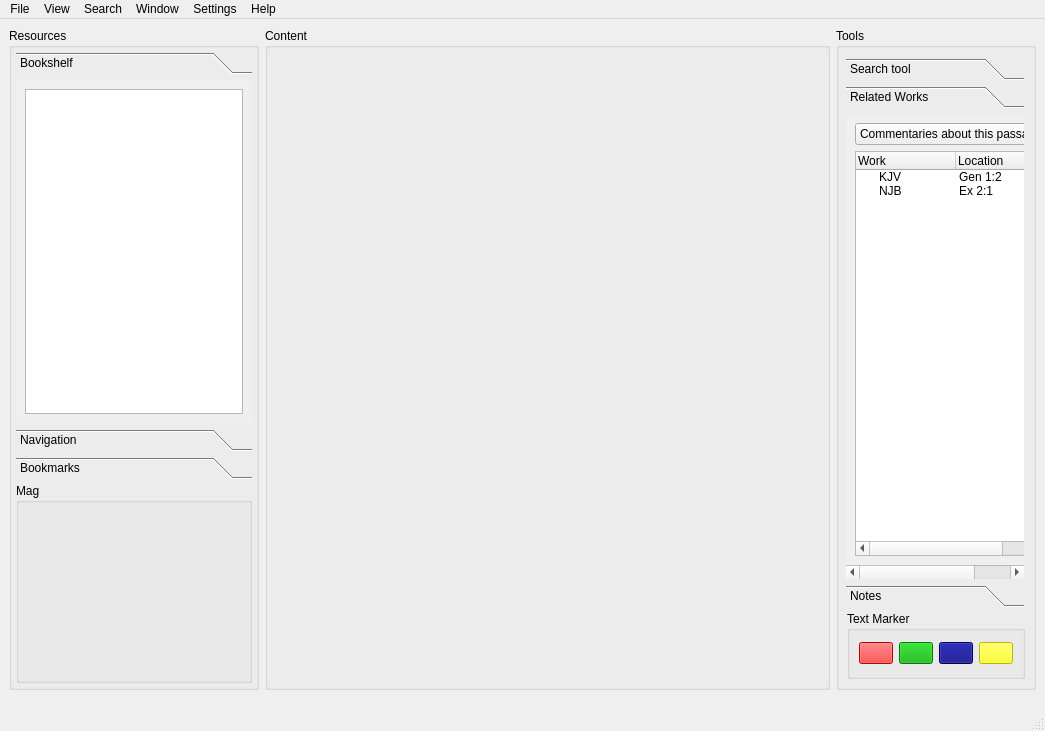
<ui version="4.0" >
 <author>BibleTime2 concept study</author>
 <comment></comment>
 <exportmacro></exportmacro>
 <class>MainWindow</class>
 <widget class="QMainWindow" name="MainWindow" >
  <property name="geometry" >
   <rect>
    <x>0</x>
    <y>0</y>
    <width>1045</width>
    <height>731</height>
   </rect>
  </property>
  <property name="windowTitle" >
   <string>BibleTime2 concept study</string>
  </property>
  <widget class="QWidget" name="centralwidget" >
   <widget class="QGroupBox" name="Resources" >
    <property name="geometry" >
     <rect>
      <x>9</x>
      <y>9</y>
      <width>250</width>
      <height>662</height>
     </rect>
    </property>
    <property name="sizePolicy" >
     <sizepolicy>
      <hsizetype>0</hsizetype>
      <vsizetype>5</vsizetype>
      <horstretch>0</horstretch>
      <verstretch>0</verstretch>
     </sizepolicy>
    </property>
    <property name="minimumSize" >
     <size>
      <width>200</width>
      <height>16</height>
     </size>
    </property>
    <property name="maximumSize" >
     <size>
      <width>250</width>
      <height>16777215</height>
     </size>
    </property>
    <property name="title" >
     <string>Resources</string>
    </property>
    <layout class="QVBoxLayout" >
     <property name="margin" >
      <number>4</number>
     </property>
     <property name="spacing" >
      <number>4</number>
     </property>
     <item>
      <widget class="QToolBox" name="toolBox" >
       <property name="currentIndex" >
        <number>0</number>
       </property>
       <widget class="QWidget" name="page" >
        <property name="geometry" >
         <rect>
          <x>0</x>
          <y>0</y>
          <width>220</width>
          <height>318</height>
         </rect>
        </property>
        <attribute name="label" >
         <string>Bookshelf</string>
        </attribute>
        <layout class="QVBoxLayout" >
         <property name="margin" >
          <number>9</number>
         </property>
         <property name="spacing" >
          <number>6</number>
         </property>
         <item>
          <widget class="QTreeView" name="treeView" />
         </item>
        </layout>
       </widget>
       <widget class="QWidget" name="page_3" >
        <attribute name="label" >
         <string>Navigation</string>
        </attribute>
        <layout class="QVBoxLayout" >
         <property name="margin" >
          <number>9</number>
         </property>
         <property name="spacing" >
          <number>6</number>
         </property>
         <item>
          <widget class="QListView" name="listView_2" />
         </item>
        </layout>
       </widget>
       <widget class="QWidget" name="page_2" >
        <property name="geometry" >
         <rect>
          <x>0</x>
          <y>0</y>
          <width>274</width>
          <height>284</height>
         </rect>
        </property>
        <attribute name="label" >
         <string>Bookmarks</string>
        </attribute>
        <layout class="QVBoxLayout" >
         <property name="margin" >
          <number>9</number>
         </property>
         <property name="spacing" >
          <number>6</number>
         </property>
         <item>
          <widget class="QListView" name="listView" />
         </item>
        </layout>
       </widget>
      </widget>
     </item>
     <item>
      <widget class="QGroupBox" name="groupBox" >
       <property name="sizePolicy" >
        <sizepolicy>
         <hsizetype>5</hsizetype>
         <vsizetype>0</vsizetype>
         <horstretch>0</horstretch>
         <verstretch>0</verstretch>
        </sizepolicy>
       </property>
       <property name="minimumSize" >
        <size>
         <width>16</width>
         <height>200</height>
        </size>
       </property>
       <property name="maximumSize" >
        <size>
         <width>16777215</width>
         <height>200</height>
        </size>
       </property>
       <property name="title" >
        <string>Mag</string>
       </property>
      </widget>
     </item>
    </layout>
   </widget>
   <widget class="QGroupBox" name="groupBox_2" >
    <property name="geometry" >
     <rect>
      <x>836</x>
      <y>9</y>
      <width>200</width>
      <height>662</height>
     </rect>
    </property>
    <property name="sizePolicy" >
     <sizepolicy>
      <hsizetype>0</hsizetype>
      <vsizetype>5</vsizetype>
      <horstretch>0</horstretch>
      <verstretch>0</verstretch>
     </sizepolicy>
    </property>
    <property name="minimumSize" >
     <size>
      <width>200</width>
      <height>16</height>
     </size>
    </property>
    <property name="maximumSize" >
     <size>
      <width>200</width>
      <height>16777215</height>
     </size>
    </property>
    <property name="title" >
     <string>Tools</string>
    </property>
    <widget class="QGroupBox" name="groupBox_4" >
     <property name="geometry" >
      <rect>
       <x>11</x>
       <y>583</y>
       <width>178</width>
       <height>68</height>
      </rect>
     </property>
     <property name="sizePolicy" >
      <sizepolicy>
       <hsizetype>5</hsizetype>
       <vsizetype>0</vsizetype>
       <horstretch>0</horstretch>
       <verstretch>0</verstretch>
      </sizepolicy>
     </property>
     <property name="minimumSize" >
      <size>
       <width>16</width>
       <height>50</height>
      </size>
     </property>
     <property name="title" >
      <string>Text Marker</string>
     </property>
     <layout class="QHBoxLayout" >
      <property name="margin" >
       <number>9</number>
      </property>
      <property name="spacing" >
       <number>6</number>
      </property>
      <item>
       <widget class="QPushButton" name="pushButton_2" >
        <property name="palette" >
         <palette>
          <active>
           <color>
            <red>0</red>
            <green>0</green>
            <blue>0</blue>
           </color>
           <color>
            <red>255</red>
            <green>0</green>
            <blue>0</blue>
           </color>
           <color>
            <red>255</red>
            <green>127</green>
            <blue>127</blue>
           </color>
           <color>
            <red>255</red>
            <green>63</green>
            <blue>63</blue>
           </color>
           <color>
            <red>127</red>
            <green>0</green>
            <blue>0</blue>
           </color>
           <color>
            <red>170</red>
            <green>0</green>
            <blue>0</blue>
           </color>
           <color>
            <red>0</red>
            <green>0</green>
            <blue>0</blue>
           </color>
           <color>
            <red>255</red>
            <green>255</green>
            <blue>255</blue>
           </color>
           <color>
            <red>0</red>
            <green>0</green>
            <blue>0</blue>
           </color>
           <color>
            <red>255</red>
            <green>255</green>
            <blue>255</blue>
           </color>
           <color>
            <red>255</red>
            <green>0</green>
            <blue>0</blue>
           </color>
           <color>
            <red>0</red>
            <green>0</green>
            <blue>0</blue>
           </color>
           <color>
            <red>103</red>
            <green>141</green>
            <blue>178</blue>
           </color>
           <color>
            <red>255</red>
            <green>255</green>
            <blue>255</blue>
           </color>
           <color>
            <red>0</red>
            <green>0</green>
            <blue>238</blue>
           </color>
           <color>
            <red>82</red>
            <green>24</green>
            <blue>139</blue>
           </color>
           <color>
            <red>255</red>
            <green>127</green>
            <blue>127</blue>
           </color>
          </active>
          <inactive>
           <color>
            <red>0</red>
            <green>0</green>
            <blue>0</blue>
           </color>
           <color>
            <red>255</red>
            <green>0</green>
            <blue>0</blue>
           </color>
           <color>
            <red>255</red>
            <green>127</green>
            <blue>127</blue>
           </color>
           <color>
            <red>255</red>
            <green>63</green>
            <blue>63</blue>
           </color>
           <color>
            <red>127</red>
            <green>0</green>
            <blue>0</blue>
           </color>
           <color>
            <red>170</red>
            <green>0</green>
            <blue>0</blue>
           </color>
           <color>
            <red>0</red>
            <green>0</green>
            <blue>0</blue>
           </color>
           <color>
            <red>255</red>
            <green>255</green>
            <blue>255</blue>
           </color>
           <color>
            <red>0</red>
            <green>0</green>
            <blue>0</blue>
           </color>
           <color>
            <red>255</red>
            <green>255</green>
            <blue>255</blue>
           </color>
           <color>
            <red>255</red>
            <green>0</green>
            <blue>0</blue>
           </color>
           <color>
            <red>0</red>
            <green>0</green>
            <blue>0</blue>
           </color>
           <color>
            <red>103</red>
            <green>141</green>
            <blue>178</blue>
           </color>
           <color>
            <red>255</red>
            <green>255</green>
            <blue>255</blue>
           </color>
           <color>
            <red>0</red>
            <green>0</green>
            <blue>238</blue>
           </color>
           <color>
            <red>82</red>
            <green>24</green>
            <blue>139</blue>
           </color>
           <color>
            <red>255</red>
            <green>127</green>
            <blue>127</blue>
           </color>
          </inactive>
          <disabled>
           <color>
            <red>127</red>
            <green>0</green>
            <blue>0</blue>
           </color>
           <color>
            <red>255</red>
            <green>0</green>
            <blue>0</blue>
           </color>
           <color>
            <red>255</red>
            <green>127</green>
            <blue>127</blue>
           </color>
           <color>
            <red>255</red>
            <green>63</green>
            <blue>63</blue>
           </color>
           <color>
            <red>127</red>
            <green>0</green>
            <blue>0</blue>
           </color>
           <color>
            <red>170</red>
            <green>0</green>
            <blue>0</blue>
           </color>
           <color>
            <red>127</red>
            <green>0</green>
            <blue>0</blue>
           </color>
           <color>
            <red>255</red>
            <green>255</green>
            <blue>255</blue>
           </color>
           <color>
            <red>127</red>
            <green>0</green>
            <blue>0</blue>
           </color>
           <color>
            <red>255</red>
            <green>0</green>
            <blue>0</blue>
           </color>
           <color>
            <red>255</red>
            <green>0</green>
            <blue>0</blue>
           </color>
           <color>
            <red>0</red>
            <green>0</green>
            <blue>0</blue>
           </color>
           <color>
            <red>86</red>
            <green>117</green>
            <blue>148</blue>
           </color>
           <color>
            <red>255</red>
            <green>255</green>
            <blue>255</blue>
           </color>
           <color>
            <red>0</red>
            <green>0</green>
            <blue>238</blue>
           </color>
           <color>
            <red>82</red>
            <green>24</green>
            <blue>139</blue>
           </color>
           <color>
            <red>255</red>
            <green>0</green>
            <blue>0</blue>
           </color>
          </disabled>
         </palette>
        </property>
        <property name="text" >
         <string/>
        </property>
       </widget>
      </item>
      <item>
       <widget class="QPushButton" name="pushButton_4" >
        <property name="palette" >
         <palette>
          <active>
           <color>
            <red>0</red>
            <green>0</green>
            <blue>0</blue>
           </color>
           <color>
            <red>0</red>
            <green>170</green>
            <blue>0</blue>
           </color>
           <color>
            <red>0</red>
            <green>255</green>
            <blue>0</blue>
           </color>
           <color>
            <red>0</red>
            <green>212</green>
            <blue>0</blue>
           </color>
           <color>
            <red>0</red>
            <green>85</green>
            <blue>0</blue>
           </color>
           <color>
            <red>0</red>
            <green>113</green>
            <blue>0</blue>
           </color>
           <color>
            <red>0</red>
            <green>0</green>
            <blue>0</blue>
           </color>
           <color>
            <red>255</red>
            <green>255</green>
            <blue>255</blue>
           </color>
           <color>
            <red>0</red>
            <green>0</green>
            <blue>0</blue>
           </color>
           <color>
            <red>255</red>
            <green>255</green>
            <blue>255</blue>
           </color>
           <color>
            <red>0</red>
            <green>170</green>
            <blue>0</blue>
           </color>
           <color>
            <red>0</red>
            <green>0</green>
            <blue>0</blue>
           </color>
           <color>
            <red>103</red>
            <green>141</green>
            <blue>178</blue>
           </color>
           <color>
            <red>255</red>
            <green>255</green>
            <blue>255</blue>
           </color>
           <color>
            <red>0</red>
            <green>0</green>
            <blue>238</blue>
           </color>
           <color>
            <red>82</red>
            <green>24</green>
            <blue>139</blue>
           </color>
           <color>
            <red>127</red>
            <green>212</green>
            <blue>127</blue>
           </color>
          </active>
          <inactive>
           <color>
            <red>0</red>
            <green>0</green>
            <blue>0</blue>
           </color>
           <color>
            <red>0</red>
            <green>170</green>
            <blue>0</blue>
           </color>
           <color>
            <red>0</red>
            <green>255</green>
            <blue>0</blue>
           </color>
           <color>
            <red>0</red>
            <green>212</green>
            <blue>0</blue>
           </color>
           <color>
            <red>0</red>
            <green>85</green>
            <blue>0</blue>
           </color>
           <color>
            <red>0</red>
            <green>113</green>
            <blue>0</blue>
           </color>
           <color>
            <red>0</red>
            <green>0</green>
            <blue>0</blue>
           </color>
           <color>
            <red>255</red>
            <green>255</green>
            <blue>255</blue>
           </color>
           <color>
            <red>0</red>
            <green>0</green>
            <blue>0</blue>
           </color>
           <color>
            <red>255</red>
            <green>255</green>
            <blue>255</blue>
           </color>
           <color>
            <red>0</red>
            <green>170</green>
            <blue>0</blue>
           </color>
           <color>
            <red>0</red>
            <green>0</green>
            <blue>0</blue>
           </color>
           <color>
            <red>103</red>
            <green>141</green>
            <blue>178</blue>
           </color>
           <color>
            <red>255</red>
            <green>255</green>
            <blue>255</blue>
           </color>
           <color>
            <red>0</red>
            <green>0</green>
            <blue>238</blue>
           </color>
           <color>
            <red>82</red>
            <green>24</green>
            <blue>139</blue>
           </color>
           <color>
            <red>127</red>
            <green>212</green>
            <blue>127</blue>
           </color>
          </inactive>
          <disabled>
           <color>
            <red>0</red>
            <green>85</green>
            <blue>0</blue>
           </color>
           <color>
            <red>0</red>
            <green>170</green>
            <blue>0</blue>
           </color>
           <color>
            <red>0</red>
            <green>255</green>
            <blue>0</blue>
           </color>
           <color>
            <red>0</red>
            <green>212</green>
            <blue>0</blue>
           </color>
           <color>
            <red>0</red>
            <green>85</green>
            <blue>0</blue>
           </color>
           <color>
            <red>0</red>
            <green>113</green>
            <blue>0</blue>
           </color>
           <color>
            <red>0</red>
            <green>85</green>
            <blue>0</blue>
           </color>
           <color>
            <red>255</red>
            <green>255</green>
            <blue>255</blue>
           </color>
           <color>
            <red>0</red>
            <green>85</green>
            <blue>0</blue>
           </color>
           <color>
            <red>0</red>
            <green>170</green>
            <blue>0</blue>
           </color>
           <color>
            <red>0</red>
            <green>170</green>
            <blue>0</blue>
           </color>
           <color>
            <red>0</red>
            <green>0</green>
            <blue>0</blue>
           </color>
           <color>
            <red>86</red>
            <green>117</green>
            <blue>148</blue>
           </color>
           <color>
            <red>255</red>
            <green>255</green>
            <blue>255</blue>
           </color>
           <color>
            <red>0</red>
            <green>0</green>
            <blue>238</blue>
           </color>
           <color>
            <red>82</red>
            <green>24</green>
            <blue>139</blue>
           </color>
           <color>
            <red>0</red>
            <green>170</green>
            <blue>0</blue>
           </color>
          </disabled>
         </palette>
        </property>
        <property name="text" >
         <string/>
        </property>
       </widget>
      </item>
      <item>
       <widget class="QPushButton" name="pushButton_3" >
        <property name="palette" >
         <palette>
          <active>
           <color>
            <red>255</red>
            <green>255</green>
            <blue>255</blue>
           </color>
           <color>
            <red>0</red>
            <green>0</green>
            <blue>127</blue>
           </color>
           <color>
            <red>0</red>
            <green>0</green>
            <blue>191</blue>
           </color>
           <color>
            <red>0</red>
            <green>0</green>
            <blue>159</blue>
           </color>
           <color>
            <red>0</red>
            <green>0</green>
            <blue>63</blue>
           </color>
           <color>
            <red>0</red>
            <green>0</green>
            <blue>84</blue>
           </color>
           <color>
            <red>255</red>
            <green>255</green>
            <blue>255</blue>
           </color>
           <color>
            <red>255</red>
            <green>255</green>
            <blue>255</blue>
           </color>
           <color>
            <red>255</red>
            <green>255</green>
            <blue>255</blue>
           </color>
           <color>
            <red>0</red>
            <green>0</green>
            <blue>0</blue>
           </color>
           <color>
            <red>0</red>
            <green>0</green>
            <blue>127</blue>
           </color>
           <color>
            <red>0</red>
            <green>0</green>
            <blue>0</blue>
           </color>
           <color>
            <red>103</red>
            <green>141</green>
            <blue>178</blue>
           </color>
           <color>
            <red>255</red>
            <green>255</green>
            <blue>255</blue>
           </color>
           <color>
            <red>0</red>
            <green>0</green>
            <blue>238</blue>
           </color>
           <color>
            <red>82</red>
            <green>24</green>
            <blue>139</blue>
           </color>
           <color>
            <red>0</red>
            <green>0</green>
            <blue>63</blue>
           </color>
          </active>
          <inactive>
           <color>
            <red>255</red>
            <green>255</green>
            <blue>255</blue>
           </color>
           <color>
            <red>0</red>
            <green>0</green>
            <blue>127</blue>
           </color>
           <color>
            <red>0</red>
            <green>0</green>
            <blue>191</blue>
           </color>
           <color>
            <red>0</red>
            <green>0</green>
            <blue>159</blue>
           </color>
           <color>
            <red>0</red>
            <green>0</green>
            <blue>63</blue>
           </color>
           <color>
            <red>0</red>
            <green>0</green>
            <blue>84</blue>
           </color>
           <color>
            <red>255</red>
            <green>255</green>
            <blue>255</blue>
           </color>
           <color>
            <red>255</red>
            <green>255</green>
            <blue>255</blue>
           </color>
           <color>
            <red>255</red>
            <green>255</green>
            <blue>255</blue>
           </color>
           <color>
            <red>0</red>
            <green>0</green>
            <blue>0</blue>
           </color>
           <color>
            <red>0</red>
            <green>0</green>
            <blue>127</blue>
           </color>
           <color>
            <red>0</red>
            <green>0</green>
            <blue>0</blue>
           </color>
           <color>
            <red>103</red>
            <green>141</green>
            <blue>178</blue>
           </color>
           <color>
            <red>255</red>
            <green>255</green>
            <blue>255</blue>
           </color>
           <color>
            <red>0</red>
            <green>0</green>
            <blue>238</blue>
           </color>
           <color>
            <red>82</red>
            <green>24</green>
            <blue>139</blue>
           </color>
           <color>
            <red>0</red>
            <green>0</green>
            <blue>63</blue>
           </color>
          </inactive>
          <disabled>
           <color>
            <red>0</red>
            <green>0</green>
            <blue>63</blue>
           </color>
           <color>
            <red>0</red>
            <green>0</green>
            <blue>127</blue>
           </color>
           <color>
            <red>0</red>
            <green>0</green>
            <blue>191</blue>
           </color>
           <color>
            <red>0</red>
            <green>0</green>
            <blue>159</blue>
           </color>
           <color>
            <red>0</red>
            <green>0</green>
            <blue>63</blue>
           </color>
           <color>
            <red>0</red>
            <green>0</green>
            <blue>84</blue>
           </color>
           <color>
            <red>0</red>
            <green>0</green>
            <blue>63</blue>
           </color>
           <color>
            <red>255</red>
            <green>255</green>
            <blue>255</blue>
           </color>
           <color>
            <red>0</red>
            <green>0</green>
            <blue>63</blue>
           </color>
           <color>
            <red>0</red>
            <green>0</green>
            <blue>127</blue>
           </color>
           <color>
            <red>0</red>
            <green>0</green>
            <blue>127</blue>
           </color>
           <color>
            <red>0</red>
            <green>0</green>
            <blue>0</blue>
           </color>
           <color>
            <red>86</red>
            <green>117</green>
            <blue>148</blue>
           </color>
           <color>
            <red>255</red>
            <green>255</green>
            <blue>255</blue>
           </color>
           <color>
            <red>0</red>
            <green>0</green>
            <blue>238</blue>
           </color>
           <color>
            <red>82</red>
            <green>24</green>
            <blue>139</blue>
           </color>
           <color>
            <red>0</red>
            <green>0</green>
            <blue>127</blue>
           </color>
          </disabled>
         </palette>
        </property>
        <property name="text" >
         <string/>
        </property>
       </widget>
      </item>
      <item>
       <widget class="QPushButton" name="pushButton" >
        <property name="palette" >
         <palette>
          <active>
           <color>
            <red>0</red>
            <green>0</green>
            <blue>0</blue>
           </color>
           <color>
            <red>255</red>
            <green>255</green>
            <blue>0</blue>
           </color>
           <color>
            <red>255</red>
            <green>255</green>
            <blue>127</blue>
           </color>
           <color>
            <red>255</red>
            <green>255</green>
            <blue>63</blue>
           </color>
           <color>
            <red>127</red>
            <green>127</green>
            <blue>0</blue>
           </color>
           <color>
            <red>170</red>
            <green>170</green>
            <blue>0</blue>
           </color>
           <color>
            <red>0</red>
            <green>0</green>
            <blue>0</blue>
           </color>
           <color>
            <red>255</red>
            <green>255</green>
            <blue>255</blue>
           </color>
           <color>
            <red>0</red>
            <green>0</green>
            <blue>0</blue>
           </color>
           <color>
            <red>255</red>
            <green>255</green>
            <blue>255</blue>
           </color>
           <color>
            <red>255</red>
            <green>255</green>
            <blue>0</blue>
           </color>
           <color>
            <red>0</red>
            <green>0</green>
            <blue>0</blue>
           </color>
           <color>
            <red>103</red>
            <green>141</green>
            <blue>178</blue>
           </color>
           <color>
            <red>255</red>
            <green>255</green>
            <blue>255</blue>
           </color>
           <color>
            <red>0</red>
            <green>0</green>
            <blue>238</blue>
           </color>
           <color>
            <red>82</red>
            <green>24</green>
            <blue>139</blue>
           </color>
           <color>
            <red>255</red>
            <green>255</green>
            <blue>127</blue>
           </color>
          </active>
          <inactive>
           <color>
            <red>0</red>
            <green>0</green>
            <blue>0</blue>
           </color>
           <color>
            <red>255</red>
            <green>255</green>
            <blue>0</blue>
           </color>
           <color>
            <red>255</red>
            <green>255</green>
            <blue>127</blue>
           </color>
           <color>
            <red>255</red>
            <green>255</green>
            <blue>63</blue>
           </color>
           <color>
            <red>127</red>
            <green>127</green>
            <blue>0</blue>
           </color>
           <color>
            <red>170</red>
            <green>170</green>
            <blue>0</blue>
           </color>
           <color>
            <red>0</red>
            <green>0</green>
            <blue>0</blue>
           </color>
           <color>
            <red>255</red>
            <green>255</green>
            <blue>255</blue>
           </color>
           <color>
            <red>0</red>
            <green>0</green>
            <blue>0</blue>
           </color>
           <color>
            <red>255</red>
            <green>255</green>
            <blue>255</blue>
           </color>
           <color>
            <red>255</red>
            <green>255</green>
            <blue>0</blue>
           </color>
           <color>
            <red>0</red>
            <green>0</green>
            <blue>0</blue>
           </color>
           <color>
            <red>103</red>
            <green>141</green>
            <blue>178</blue>
           </color>
           <color>
            <red>255</red>
            <green>255</green>
            <blue>255</blue>
           </color>
           <color>
            <red>0</red>
            <green>0</green>
            <blue>238</blue>
           </color>
           <color>
            <red>82</red>
            <green>24</green>
            <blue>139</blue>
           </color>
           <color>
            <red>255</red>
            <green>255</green>
            <blue>127</blue>
           </color>
          </inactive>
          <disabled>
           <color>
            <red>127</red>
            <green>127</green>
            <blue>0</blue>
           </color>
           <color>
            <red>255</red>
            <green>255</green>
            <blue>0</blue>
           </color>
           <color>
            <red>255</red>
            <green>255</green>
            <blue>127</blue>
           </color>
           <color>
            <red>255</red>
            <green>255</green>
            <blue>63</blue>
           </color>
           <color>
            <red>127</red>
            <green>127</green>
            <blue>0</blue>
           </color>
           <color>
            <red>170</red>
            <green>170</green>
            <blue>0</blue>
           </color>
           <color>
            <red>127</red>
            <green>127</green>
            <blue>0</blue>
           </color>
           <color>
            <red>255</red>
            <green>255</green>
            <blue>255</blue>
           </color>
           <color>
            <red>127</red>
            <green>127</green>
            <blue>0</blue>
           </color>
           <color>
            <red>255</red>
            <green>255</green>
            <blue>0</blue>
           </color>
           <color>
            <red>255</red>
            <green>255</green>
            <blue>0</blue>
           </color>
           <color>
            <red>0</red>
            <green>0</green>
            <blue>0</blue>
           </color>
           <color>
            <red>86</red>
            <green>117</green>
            <blue>148</blue>
           </color>
           <color>
            <red>255</red>
            <green>255</green>
            <blue>255</blue>
           </color>
           <color>
            <red>0</red>
            <green>0</green>
            <blue>238</blue>
           </color>
           <color>
            <red>82</red>
            <green>24</green>
            <blue>139</blue>
           </color>
           <color>
            <red>255</red>
            <green>255</green>
            <blue>0</blue>
           </color>
          </disabled>
         </palette>
        </property>
        <property name="text" >
         <string/>
        </property>
       </widget>
      </item>
     </layout>
    </widget>
    <widget class="QToolBox" name="toolBox_2" >
     <property name="geometry" >
      <rect>
       <x>10</x>
       <y>30</y>
       <width>178</width>
       <height>549</height>
      </rect>
     </property>
     <property name="layoutDirection" >
      <enum>Qt::LeftToRight</enum>
     </property>
     <property name="currentIndex" >
      <number>1</number>
     </property>
     <widget class="QWidget" name="page_4" >
      <property name="geometry" >
       <rect>
        <x>0</x>
        <y>0</y>
        <width>178</width>
        <height>456</height>
       </rect>
      </property>
      <attribute name="label" >
       <string>Search tool</string>
      </attribute>
      <layout class="QVBoxLayout" >
       <property name="margin" >
        <number>9</number>
       </property>
       <property name="spacing" >
        <number>6</number>
       </property>
       <item>
        <widget class="QComboBox" name="comboBox_2" >
         <item>
          <property name="text" >
           <string>Search for one of the words</string>
          </property>
         </item>
         <item>
          <property name="text" >
           <string>Search for all words</string>
          </property>
         </item>
         <item>
          <property name="text" >
           <string>Search footnote</string>
          </property>
         </item>
         <item>
          <property name="text" >
           <string>Search Strong's number</string>
          </property>
         </item>
        </widget>
       </item>
       <item>
        <layout class="QHBoxLayout" >
         <property name="margin" >
          <number>0</number>
         </property>
         <property name="spacing" >
          <number>6</number>
         </property>
         <item>
          <widget class="QComboBox" name="comboBox_3" >
           <item>
            <property name="text" >
             <string>Entire Bible</string>
            </property>
           </item>
           <item>
            <property name="text" >
             <string>Old Testament</string>
            </property>
           </item>
           <item>
            <property name="text" >
             <string>New Testament</string>
            </property>
           </item>
           <item>
            <property name="text" >
             <string>Epistles</string>
            </property>
           </item>
          </widget>
         </item>
         <item>
          <widget class="QToolButton" name="toolButton" >
           <property name="text" >
            <string>...</string>
           </property>
           <property name="icon" >
            <iconset>../../../../../usr/share/icons/default.kde/16x16/apps/package_utilities.png</iconset>
           </property>
          </widget>
         </item>
        </layout>
       </item>
       <item>
        <widget class="QLineEdit" name="lineEdit" />
       </item>
       <item>
        <widget class="QTreeWidget" name="treeWidget_2" >
         <column>
          <property name="text" >
           <string>New Column</string>
          </property>
         </column>
         <column>
          <property name="text" >
           <string>New Column</string>
          </property>
         </column>
         <column>
          <property name="text" >
           <string>Text</string>
          </property>
         </column>
         <item>
          <property name="text" >
           <string>NEÜ</string>
          </property>
          <property name="text" >
           <string>Jn 3:16</string>
          </property>
          <property name="text" >
           <string>... bla this was found ...</string>
          </property>
         </item>
        </widget>
       </item>
      </layout>
     </widget>
     <widget class="QWidget" name="page_5" >
      <property name="geometry" >
       <rect>
        <x>0</x>
        <y>0</y>
        <width>178</width>
        <height>456</height>
       </rect>
      </property>
      <attribute name="label" >
       <string>Related Works</string>
      </attribute>
      <layout class="QVBoxLayout" >
       <property name="margin" >
        <number>9</number>
       </property>
       <property name="spacing" >
        <number>6</number>
       </property>
       <item>
        <widget class="QComboBox" name="comboBox" >
         <item>
          <property name="text" >
           <string>Commentaries about this passage</string>
          </property>
         </item>
         <item>
          <property name="text" >
           <string>Crossrefs to this passage</string>
          </property>
         </item>
         <item>
          <property name="text" >
           <string>Lexicon articles about this word</string>
          </property>
         </item>
        </widget>
       </item>
       <item>
        <widget class="QTreeWidget" name="treeWidget" >
         <column>
          <property name="text" >
           <string>Work</string>
          </property>
         </column>
         <column>
          <property name="text" >
           <string>Location</string>
          </property>
         </column>
         <column>
          <property name="text" >
           <string>Content</string>
          </property>
         </column>
         <item>
          <property name="text" >
           <string>KJV</string>
          </property>
          <property name="text" >
           <string>Gen 1:2</string>
          </property>
          <property name="text" >
           <string>Text of verse....</string>
          </property>
         </item>
         <item>
          <property name="text" >
           <string>NJB</string>
          </property>
          <property name="text" >
           <string>Ex 2:1</string>
          </property>
          <property name="text" >
           <string>Another verse</string>
          </property>
         </item>
        </widget>
       </item>
      </layout>
     </widget>
     <widget class="QWidget" name="page_6" >
      <attribute name="label" >
       <string>Notes</string>
      </attribute>
      <layout class="QVBoxLayout" >
       <property name="margin" >
        <number>9</number>
       </property>
       <property name="spacing" >
        <number>6</number>
       </property>
       <item>
        <widget class="QTextEdit" name="textEdit" />
       </item>
      </layout>
     </widget>
    </widget>
   </widget>
   <widget class="QGroupBox" name="groupBox_3" >
    <property name="geometry" >
     <rect>
      <x>265</x>
      <y>9</y>
      <width>565</width>
      <height>662</height>
     </rect>
    </property>
    <property name="title" >
     <string>Content</string>
    </property>
   </widget>
  </widget>
  <widget class="QMenuBar" name="menubar" >
   <property name="geometry" >
    <rect>
     <x>0</x>
     <y>0</y>
     <width>1045</width>
     <height>29</height>
    </rect>
   </property>
   <widget class="QMenu" name="menuFile" >
    <property name="title" >
     <string>File</string>
    </property>
   </widget>
   <widget class="QMenu" name="menuView" >
    <property name="title" >
     <string>View</string>
    </property>
   </widget>
   <widget class="QMenu" name="menuSearch" >
    <property name="title" >
     <string>Search</string>
    </property>
   </widget>
   <widget class="QMenu" name="menuWindow" >
    <property name="title" >
     <string>Window</string>
    </property>
   </widget>
   <widget class="QMenu" name="menuSettings" >
    <property name="title" >
     <string>Settings</string>
    </property>
   </widget>
   <widget class="QMenu" name="menuHelp" >
    <property name="title" >
     <string>Help</string>
    </property>
   </widget>
   <addaction name="menuFile" />
   <addaction name="menuView" />
   <addaction name="menuSearch" />
   <addaction name="menuWindow" />
   <addaction name="menuSettings" />
   <addaction name="menuHelp" />
  </widget>
  <widget class="QStatusBar" name="statusbar" />
 </widget>
 <pixmapfunction></pixmapfunction>
 <includes/>
 <resources/>
 <connections/>
</ui>
